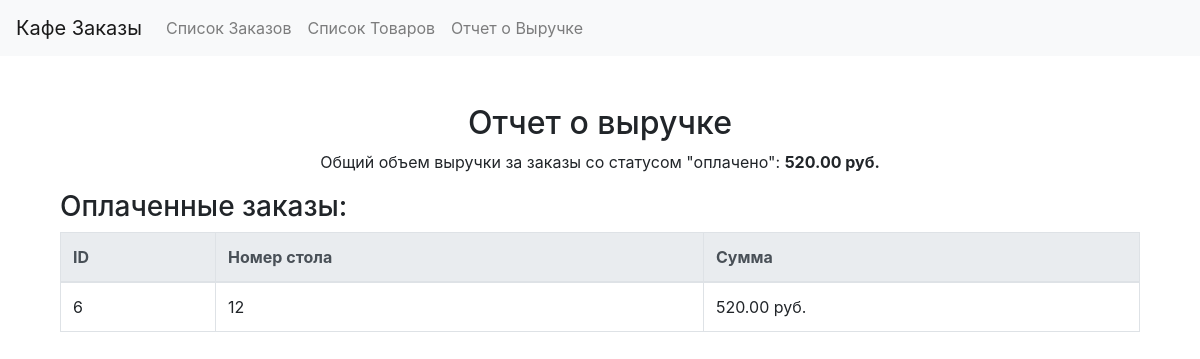
Page /orders/revenue/ on the committed database.
### orders/models.py (models this page shows, shortened)
class Order(models.Model):
    STATUS_CHOICES: List[tuple] = [
        ('pending', 'В ожидании'),
        ('ready', 'Готово'),
        ('paid', 'Оплачено'),
    ]
    table_number: int = models.IntegerField()
    items: models.ManyToManyField = models.ManyToManyField(Item, related_name='orders')
    total_price: float = models.DecimalField(max_digits=10, decimal_places=2, editable=False, default=0)
    status: str = models.CharField(max_length=10, choices=STATUS_CHOICES, default='pending')

### orders/views.py (the view)
# urls.py: path('revenue/', revenue_report, name='revenue_report'),
def revenue_report(request: Any) -> render:
    paid_orders = Order.objects.filter(status='paid')
    total_revenue = sum(order.total_price for order in paid_orders)
    return render(request, 'orders/revenue_report.html', {
        'total_revenue': total_revenue,
        'paid_orders': paid_orders,
    })

### orders/templates/orders/revenue_report.html
{% extends 'base.html' %}
{% block content %}
    <div class="container mt-5">
        <h2 class="text-center">Отчет о выручке</h2>
        <p class="text-center">Общий объем выручки за заказы со статусом "оплачено": <strong>{{ total_revenue }} руб.</strong></p>
        <h3>Оплаченные заказы:</h3>
        <table class="table table-bordered">
            <thead class="thead-light">
                <tr>
                    <th>ID</th>
                    <th>Номер стола</th>
                    <th>Сумма</th>
                </tr>
            </thead>
            <tbody>
                {% for order in paid_orders %}
                    <tr>
                        <td>{{ order.id }}</td>
                        <td>{{ order.table_number }}</td>
                        <td>{{ order.total_price }} руб.</td>
                    </tr>
                {% endfor %}
            </tbody>
        </table>
    </div>
{% endblock %}

### rows in the picture
Order: id "6", table_number "12", total_price "520.00"

### other values in the picture
{{ total_revenue }} "520.00"
